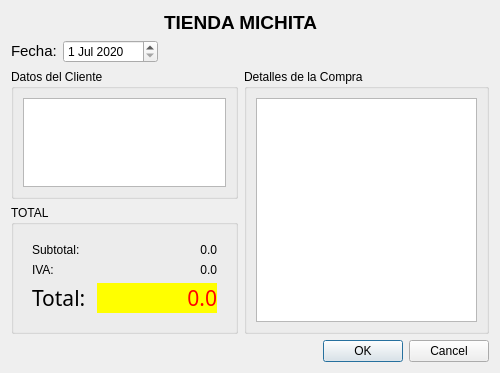
<?xml version="1.0" encoding="UTF-8"?>
<ui version="4.0">
 <class>Resumen</class>
 <widget class="QDialog" name="Resumen">
  <property name="geometry">
   <rect>
    <x>0</x>
    <y>0</y>
    <width>489</width>
    <height>373</height>
   </rect>
  </property>
  <property name="windowTitle">
   <string>Dialog</string>
  </property>
  <property name="windowIcon">
   <iconset resource="Recursos.qrc">
    <normaloff>:/factura</normaloff>:/factura</iconset>
  </property>
  <layout class="QGridLayout" name="gridLayout">
   <item row="0" column="2" colspan="2">
    <widget class="QLabel" name="label">
     <property name="text">
      <string>&lt;html&gt;&lt;head/&gt;&lt;body&gt;&lt;p align=&quot;center&quot;&gt;&lt;span style=&quot; font-size:14pt; font-weight:600;&quot;&gt;TIENDA MICHITA&lt;/span&gt;&lt;/p&gt;&lt;/body&gt;&lt;/html&gt;</string>
     </property>
    </widget>
   </item>
   <item row="1" column="0">
    <widget class="QLabel" name="label_2">
     <property name="text">
      <string>&lt;html&gt;&lt;head/&gt;&lt;body&gt;&lt;p&gt;&lt;span style=&quot; font-size:11pt;&quot;&gt;Fecha:&lt;/span&gt;&lt;/p&gt;&lt;/body&gt;&lt;/html&gt;</string>
     </property>
    </widget>
   </item>
   <item row="1" column="1">
    <widget class="QDateEdit" name="dateEdit">
     <property name="dateTime">
      <datetime>
       <hour>0</hour>
       <minute>0</minute>
       <second>0</second>
       <year>2020</year>
       <month>7</month>
       <day>1</day>
      </datetime>
     </property>
    </widget>
   </item>
   <item row="2" column="0" colspan="3">
    <widget class="QGroupBox" name="groupBox">
     <property name="title">
      <string>Datos del Cliente</string>
     </property>
     <layout class="QHBoxLayout" name="horizontalLayout">
      <item>
       <widget class="QPlainTextEdit" name="outDatos">
        <property name="readOnly">
         <bool>true</bool>
        </property>
       </widget>
      </item>
     </layout>
    </widget>
   </item>
   <item row="3" column="0" colspan="3">
    <widget class="QGroupBox" name="groupBox_3">
     <property name="title">
      <string>TOTAL</string>
     </property>
     <layout class="QHBoxLayout" name="horizontalLayout_3">
      <item>
       <widget class="QWidget" name="outCompra" native="true">
        <layout class="QFormLayout" name="formLayout_3">
         <item row="0" column="0">
          <widget class="QLabel" name="label_10">
           <property name="text">
            <string>Subtotal:</string>
           </property>
          </widget>
         </item>
         <item row="0" column="1">
          <widget class="QLabel" name="outSubtotal">
           <property name="minimumSize">
            <size>
             <width>100</width>
             <height>0</height>
            </size>
           </property>
           <property name="text">
            <string>0.0</string>
           </property>
           <property name="alignment">
            <set>Qt::AlignRight|Qt::AlignTrailing|Qt::AlignVCenter</set>
           </property>
          </widget>
         </item>
         <item row="1" column="0">
          <widget class="QLabel" name="label_11">
           <property name="text">
            <string>IVA:</string>
           </property>
          </widget>
         </item>
         <item row="1" column="1">
          <widget class="QLabel" name="outIva">
           <property name="minimumSize">
            <size>
             <width>100</width>
             <height>0</height>
            </size>
           </property>
           <property name="text">
            <string>0.0</string>
           </property>
           <property name="alignment">
            <set>Qt::AlignRight|Qt::AlignTrailing|Qt::AlignVCenter</set>
           </property>
          </widget>
         </item>
         <item row="2" column="0">
          <widget class="QLabel" name="label_12">
           <property name="font">
            <font>
             <family>Franklin Gothic Heavy</family>
             <pointsize>16</pointsize>
            </font>
           </property>
           <property name="text">
            <string>Total: </string>
           </property>
          </widget>
         </item>
         <item row="2" column="1">
          <widget class="QLabel" name="outTotal">
           <property name="minimumSize">
            <size>
             <width>100</width>
             <height>0</height>
            </size>
           </property>
           <property name="font">
            <font>
             <family>Franklin Gothic Heavy</family>
             <pointsize>16</pointsize>
            </font>
           </property>
           <property name="styleSheet">
            <string notr="true">background-color: rgb(255, 255, 0);
color: rgb(255, 0, 0);</string>
           </property>
           <property name="text">
            <string>0.0</string>
           </property>
           <property name="alignment">
            <set>Qt::AlignRight|Qt::AlignTrailing|Qt::AlignVCenter</set>
           </property>
          </widget>
         </item>
        </layout>
       </widget>
      </item>
     </layout>
    </widget>
   </item>
   <item row="4" column="4">
    <widget class="QDialogButtonBox" name="btnConfirmar">
     <property name="orientation">
      <enum>Qt::Horizontal</enum>
     </property>
     <property name="standardButtons">
      <set>QDialogButtonBox::Cancel|QDialogButtonBox::Ok</set>
     </property>
    </widget>
   </item>
   <item row="2" column="3" rowspan="2" colspan="2">
    <widget class="QGroupBox" name="groupBox_2">
     <property name="title">
      <string>Detalles de la Compra</string>
     </property>
     <layout class="QHBoxLayout" name="horizontalLayout_2">
      <item>
       <widget class="QPlainTextEdit" name="outDetalle">
        <property name="readOnly">
         <bool>true</bool>
        </property>
       </widget>
      </item>
     </layout>
    </widget>
   </item>
  </layout>
 </widget>
 <resources>
  <include location="Recursos.qrc"/>
 </resources>
 <connections>
  <connection>
   <sender>btnConfirmar</sender>
   <signal>accepted()</signal>
   <receiver>Resumen</receiver>
   <slot>accept()</slot>
   <hints>
    <hint type="sourcelabel">
     <x>530</x>
     <y>714</y>
    </hint>
    <hint type="destinationlabel">
     <x>157</x>
     <y>274</y>
    </hint>
   </hints>
  </connection>
  <connection>
   <sender>btnConfirmar</sender>
   <signal>rejected()</signal>
   <receiver>Resumen</receiver>
   <slot>reject()</slot>
   <hints>
    <hint type="sourcelabel">
     <x>530</x>
     <y>720</y>
    </hint>
    <hint type="destinationlabel">
     <x>286</x>
     <y>274</y>
    </hint>
   </hints>
  </connection>
 </connections>
</ui>
